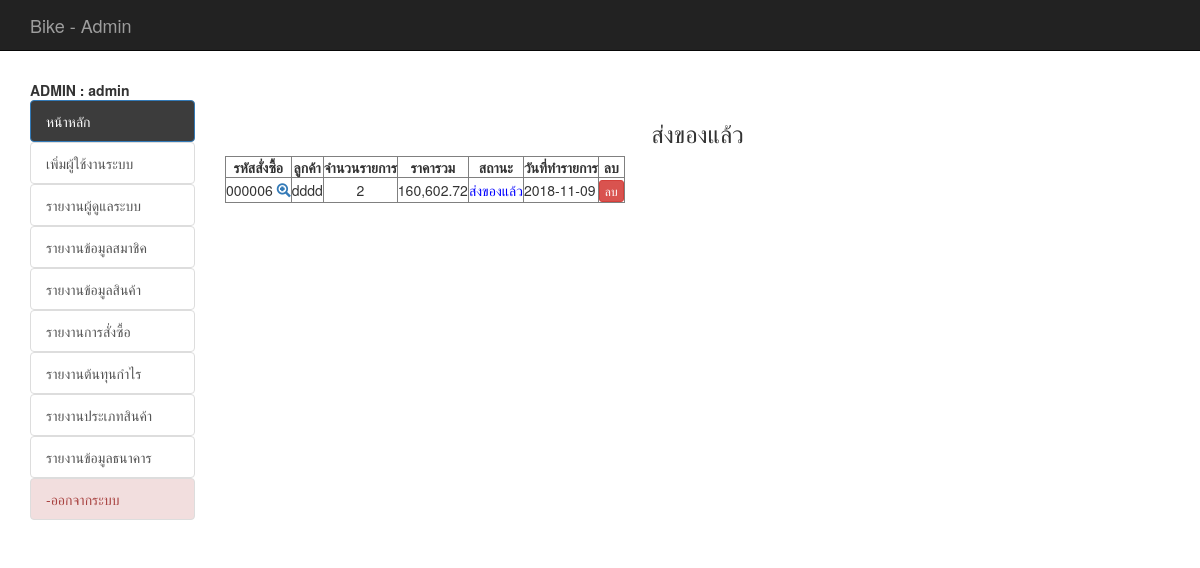
/backend/index.php?act=show-post (signed in), run on the app's committed database.
### tables this page shows
CREATE TABLE `tbl_order` (
  `order_id` int(6) UNSIGNED ZEROFILL NOT NULL,
  `mem_id` int(11) NOT NULL,
  `name` varchar(100) NOT NULL,
  `address` varchar(500) NOT NULL,
  `email` varchar(100) NOT NULL,
  `phone` varchar(10) NOT NULL,
  `order_status` int(1) NOT NULL,
  `pay_slip` varchar(200) DEFAULT NULL,
  `b_name` varchar(100) DEFAULT NULL,
  `b_number` varchar(200) DEFAULT NULL,
  `pay_date` date DEFAULT NULL,
  `pay_fa` float(10,2) NOT NULL,
  `pay_amount` float(10,2) DEFAULT NULL,
  `postcode` varchar(30) DEFAULT NULL,
  `order_date` date NOT NULL
);

### backend/mm.php (called while the page is built, shortened)
<?php require_once('../Connections/condb.php'); ?>
<?php
if (!function_exists("GetSQLValueString")) {
function GetSQLValueString($theValue, $theType, $theDefinedValue = "", $theNotDefinedValue = "")
{
  $theValue = function_exists("mysql_real_escape_string") ? mysql_real_escape_string($theValue) : mysql_escape_string($theValue);
  switch ($theType) {
    case "text":
      $theValue = ($theValue != "") ? "'" . $theValue . "'" : "NULL";
      break;
    case "long":
    case "int":
      $theValue = ($theValue != "") ? intval($theValue) : "NULL";
      break;
  }
  return $theValue;
}
}
$colname_mm = "-1";
if (isset($_SESSION['MM_admin'])) {
  $colname_mm = $_SESSION['MM_admin'];
}
$query_mm = sprintf("SELECT * FROM tbl_admin WHERE admin_user = %s", GetSQLValueString($colname_mm, "text"));
$mm = mysql_query($query_mm, $condb) or die(mysql_error());
$row_mm = mysql_fetch_assoc($mm);
?>

### backend/show_cart_post.php (the view, shortened to what this page needs)
<?php require_once('../Connections/condb.php'); ?>
<?php
$query_mycart = sprintf("SELECT o.order_id as oid, o.mem_id, o.order_status, o.order_date, o.name , d.order_id , count(d.order_id) as coid , SUM(d.total) as ctotal FROM tbl_order as o, tbl_order_detail as d WHERE o.order_id = d.order_id AND o.order_status = 3 GROUP BY o.order_id ORDER BY o.order_id DESC " , GetSQLValueString($colname_mycart , "int"));
$mycart = mysql_query($query_mycart , $condb) or die(mysql_error());
$row_mycart = mysql_fetch_assoc($mycart);
$totalRows_mycart = mysql_num_rows($mycart);
?>
<h3 align="center">ส่งของแล้ว</h3>
<table id="example" class="display" cellspacing="0" border="1">
	<thead>
		<tr>
			<th>รหัสสั่งซื้อ</th>
			<th>ลูกค้า</th>
			<th>จำนวนรายการ</th>
			<th>ราคารวม</th>
			<th>สถานะ</th>
			<th>วันที่ทำรายการ</th>
			<th> <center> ลบ </center></th>
		</tr>
	</thead>
	<?php if ($totalRows_mycart > 0) { ?>
		<?php do { ?>
			<tr>
				<td>
					<?php echo $row_mycart['oid'];?>
					<span id="hp">
						<a href="index.php?order_id=<?php echo $row_mycart['oid'];?>&act=show-order">
							<span class="glyphicon glyphicon-zoom-in"></span>
						</a>
					</span>
				</td>
				<td align="center">
					<?php echo $row_mycart['name'];?>
				</td>
				<td align="center">
					<?php echo $row_mycart['coid'];?>
				</td>
				<td align="center">
					<?php echo number_format($row_mycart['ctotal'],2);?>
				</td>
				<td align="center">
					<font color="red">
						<?php $status = $row_mycart['order_status'];
						include('status.php');
						?>
					</font>
				</td>
				<td> <?php echo $row_mycart['order_date'];?></td>
				<td><center>
					<a href="del_order.php?order_id=<?php echo $row_mycart['oid'];?>&order_status=5" class="btn btn-danger btn-xs" onClick="return confirm('ยืนยันการลบ');">
					ลบ </a></center>
				</td>
			</tr>
		<?php } while ($row_mycart = mysql_fetch_assoc($mycart)); ?>
	</table>
	<?php
}
?>

### backend/menu.php (shortened to what this page needs)
<?php include('mm.php');?>
<b id="hp">  ADMIN : <?php echo $row_mm['admin_name'];?></b>
<br />
<ul class="list-group list-group-flush" id="hp">
	<il><a href="index.php" class="list-group-item active"  style="background-color: #3c3c3c">หน้าหลัก</a></il>
	<?php
	if ($row_mm['status'] == 'admin') { ?>
		<il><a href="adduser_admin.php" class="list-group-item">เพิ่มผู้ใช้งานระบบ</a></il>
		<il><a href="list_admin.php" class="list-group-item">รายงานผู้ดูแลระบบ</a></il>
		<il><a href="list_member.php" class="list-group-item">รายงานข้อมูลสมาชิค</a></il>
		<il><a href="report_all_prd.php?all=all" class="list-group-item">รายงานข้อมูลสินค้า</a></il>
		<il><a href="report_all_order.php" class="list-group-item">รายงานการสั่งซื้อ</a></il>
		<il><a href="report_best.php" class="list-group-item">รายงานต้นทุนกำไร</a></il>
		<il><a href="report_all_type.php" class="list-group-item">รายงานประเภทสินค้า</a></il>
		<il><a href="report_all_bank.php" class="list-group-item">รายงานข้อมูลธนาคาร</a></il>
		<il><a href="logout_admin.php" class="list-group-item list-group-item-danger">-ออกจากระบบ</a></il>
<?php } ?>
</ul>

### backend/status.php
<?php
if ($status == 1) {
	echo "<font color='red'>";
	echo "รอชำระเงิน";
	echo "</font>";
}elseif ($status == 4) {
	echo "<font color='green'>";
	echo "ชำระเงินแล้ว";
	echo "</font>";
}elseif ($status == 3) {
	echo "<font color='blue'>";
	echo "ส่งของแล้ว";
	echo "</font>";
}elseif ($status == 2) {
	echo "<font color='#E7AE0A'>";
	echo "รอตรวจสอบ";
	echo "</font>";
}elseif ($status == 5) {
	echo "<font color='#F54823'>";
	echo "ยกเลิกคำสั่งซื้อ";
	echo "</font>";
}
?>

### css/style.css (style rules this page uses)
th { text-align:center; }

### data on the page
tbl_order: order_id "000006", name "dddd", coid "2", ctotal "160,602.72", order_status "ส่งของแล้ว", order_date "2018-11-09"

### other printed values
$row_mm['admin_name'] "admin"
